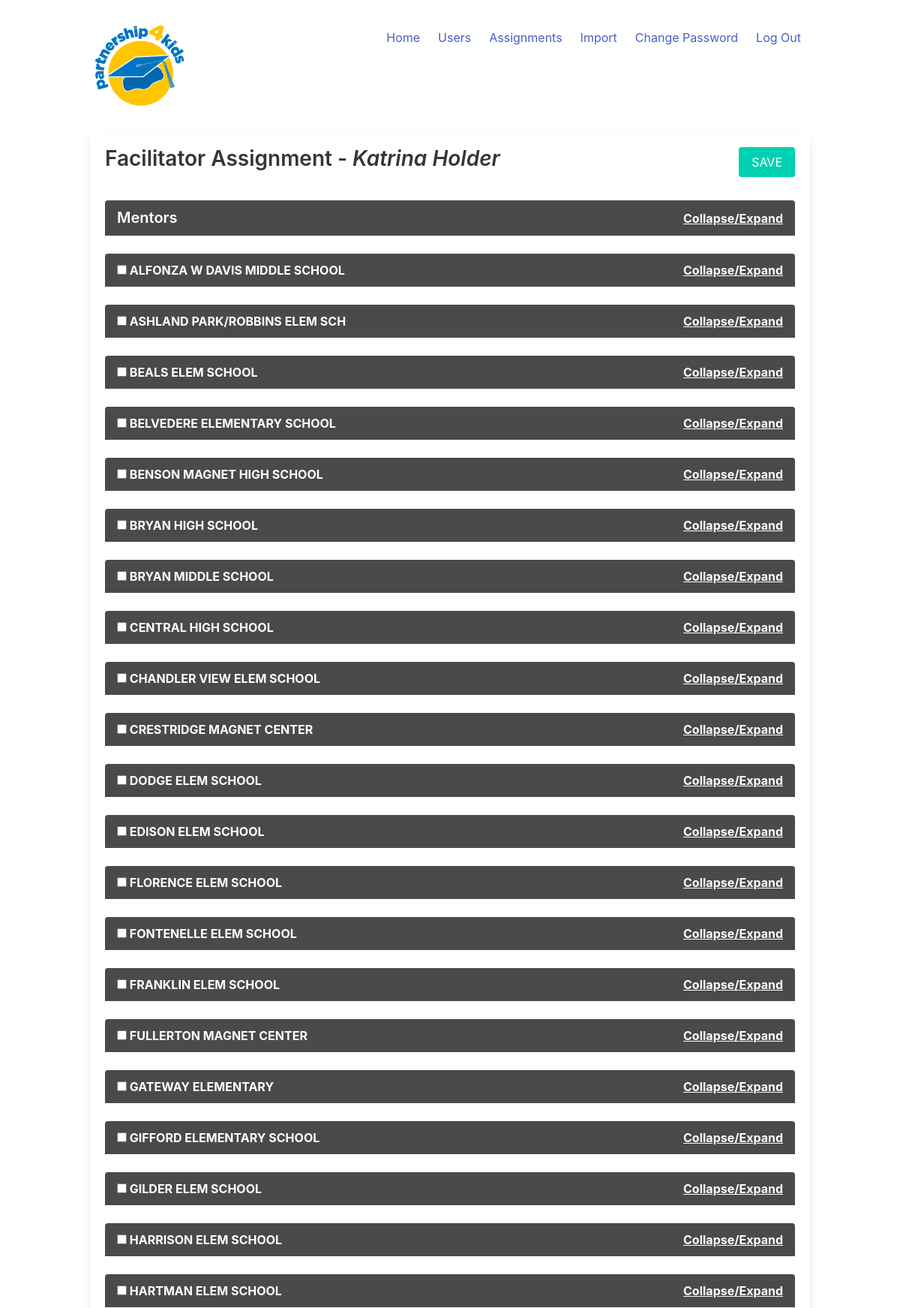
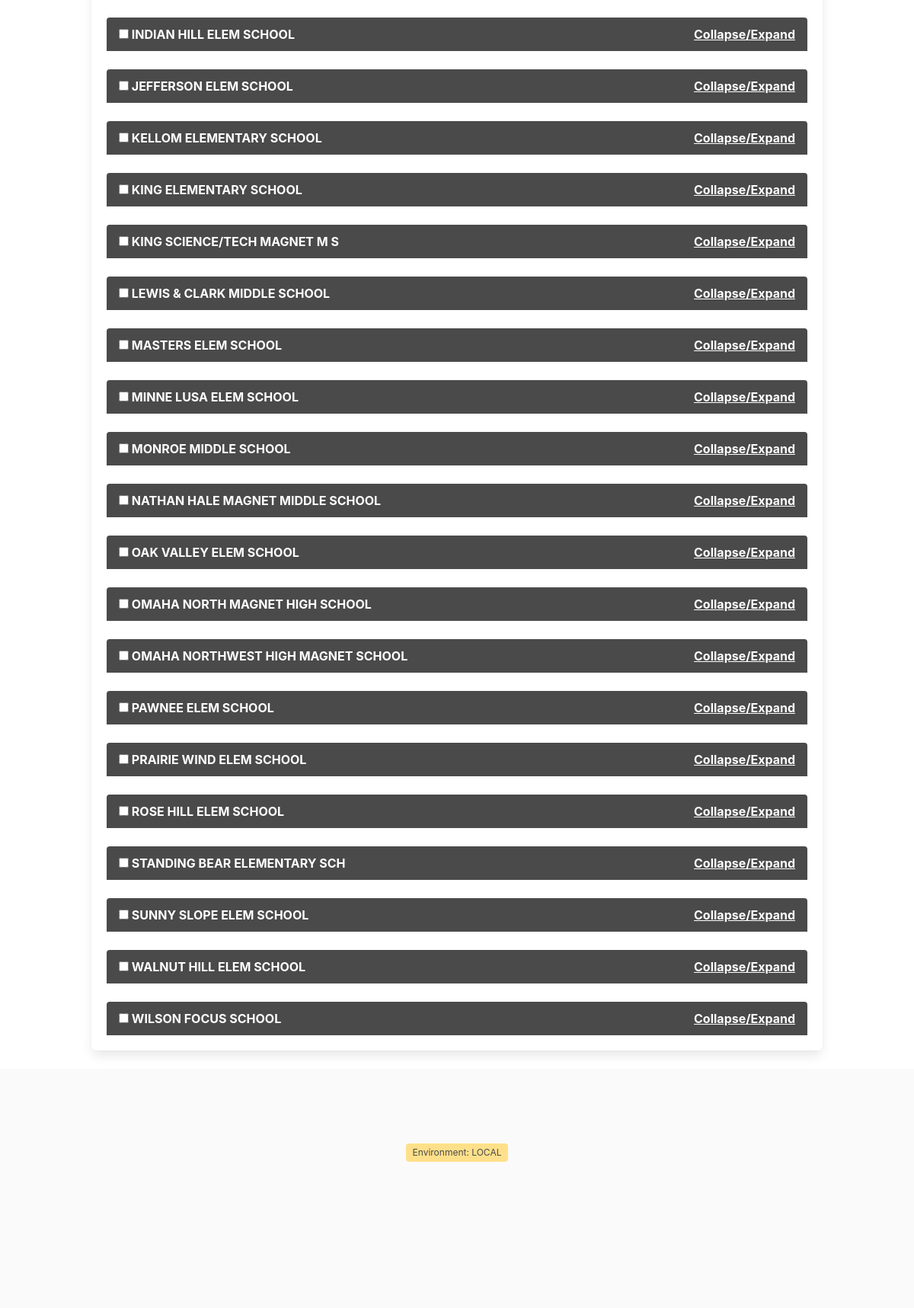
The app's page /assignments/5 (signed in) with its own data (2 pictures, top to bottom).
### attendance/models/school.py (models this page shows, shortened)
class School(models.Model):
    id = models.CharField(max_length=15, primary_key=True)
    name = models.CharField(max_length=80)
    type = models.CharField(max_length=80, null=True, blank=True)
    created_at = models.DateTimeField(auto_now_add=True)
    updated_at = models.DateTimeField(auto_now=True)

### attendance/views/assignments.py (the view, shortened to what this page needs)
# urls.py: path('assignments/<int:userid>', views.assign, name='assign'),
@user_passes_test(lambda u: u.is_superuser)
def assign(request, userid):
    targetuser = get_object_or_404(User, pk=userid)
    assignments = assignmentsFor(targetuser)
    assignable = {}
    if is_facilitator(targetuser):
        assignable['mentors'] = User.objects.filter(groups__name='Mentors')
    assignable['schools'] = School.objects.all()
    return render(request, 'attendance/assign.html', {
        'assignments': assignments,
        'targetuser': targetuser,
        'assignable': assignable,
        'is_facilitator': is_facilitator(targetuser),
        'is_mentor': is_mentor(targetuser)
    })

### attendance/templatetags/attendancetags.py (called while the page is built)
@register.simple_tag()
def version():
    last_deployed = ''
    try:
        this_host = config('HOSTING', default='LOCAL')
        if this_host == 'HEROKU':
            checkfile = path.join(settings.BASE_DIR, 'manage.py')
            if path.exists(checkfile):
                try:
                    with open(checkfile) as reader:
                        last_deployed = path.getctime(checkfile)
                        return datetime.fromtimestamp( last_deployed ).strftime('%m/%d/%Y %H:%M:%S')
                except Exception as e:
                    last_deployed = '[unable to open file]'
            else:
                last_deployed = '[check file not found]'
        else:
            last_deployed = 'Environment: ' + this_host
    except AttributeError as e:
        last_deployed = '[HOSTING not set in .env]'
    return last_deployed

@register.simple_tag(takes_context=True)
def current_view_class(context):
    classes = []
    if context.request.user.is_anonymous:
        classes.append("user-anonymous")
    if context.request.user.is_superuser:
        classes.append("user-sysadmin")
    if context.request.path == '/':
        classes.append("page-home")
    else:
        classes.append( 'page-' + context.request.path[1:].replace('/','-') )
    return " ".join(classes)

@register.simple_tag()
def isassigned(type, id, assignments, text="None"):
    if assignments.filter(type=type, tid=id).count() > 0:
        return text
    else:
        return ""

@register.filter(name='has_group')
def has_group(user, group_name):
    return user.groups.filter(name=group_name).exists()

### attendance/utility/utility.py (called while the page is built)
def is_mentor(user):
    return user.groups.filter(name='Mentors').exists()

def is_facilitator(user):
    return user.groups.filter(name='Facilitators').exists()

def assignmentsFor(user, entity=None, hierarchical=False):
    if (entity):
        results = Assignments.objects.filter(user=user).filter(type=entity).all()
    else:
        results = Assignments.objects.filter(user=user).all()
    if hierarchical:
        return buildAssignmentHierarchy(results)
    else:
        return results

### templates/attendance/assign.html (shortened to what this page needs)
{% extends "base.html" %}
{% block content %}
    <form method="post" enctype="multipart/form-data">
    <div class="columns">
        <div class="column is-four-fifths-desktop">
            <h2>{% if is_facilitator %}Facilitator {% endif %}{% if is_mentor %}Mentor {% endif %}Assignment - <em>{{ targetuser.get_full_name }}</em></h2>
        </div>
        <div class="column has-text-right-desktop">
    <button class="button is-primary">SAVE</button>
        </div>
    </div>
            {% include 'partials/assignment/assignment_widget.html' %}
       </form>
{% endblock %}

### templates/partials/assignment/assignment_widget_school.html (shortened to what this page needs)
{% load attendancetags %}
<article class="message" id="school-item-{{ school.id }}">
		<div class="message-header">
            <label>
			    <input class="schoolcheckbox" type="checkbox" name="school[]" value="{{ school.id }}" {% isassigned 'S' school.id assignments "checked" %} /> {{ school.name }}
            </label>
                <a href="#school-{{ school.id }}" data-action="collapse">Collapse/Expand</a>
		</div>
	</article>

### attendance/static/css/styles.css (style rules this page uses)
html, body { height: 100% }

### records on screen
School: name "ALFONZA W DAVIS MIDDLE SCHOOL"
School: name "ASHLAND PARK/ROBBINS ELEM SCH"
School: name "BEALS ELEM SCHOOL"
School: name "BELVEDERE ELEMENTARY SCHOOL"
School: name "BENSON MAGNET HIGH SCHOOL"
School: name "BRYAN HIGH SCHOOL"
School: name "BRYAN MIDDLE SCHOOL"
School: name "CENTRAL HIGH SCHOOL"
School: name "CHANDLER VIEW ELEM SCHOOL"
School: name "CRESTRIDGE MAGNET CENTER"
School: name "DODGE ELEM SCHOOL"
School: name "EDISON ELEM SCHOOL"
School: name "FLORENCE ELEM SCHOOL"
School: name "FONTENELLE ELEM SCHOOL"
School: name "FRANKLIN ELEM SCHOOL"
School: name "FULLERTON MAGNET CENTER"
School: name "GATEWAY ELEMENTARY"
School: name "GIFFORD ELEMENTARY SCHOOL"
School: name "GILDER ELEM SCHOOL"
School: name "HARRISON ELEM SCHOOL"
School: name "HARTMAN ELEM SCHOOL"
School: name "INDIAN HILL ELEM SCHOOL"
School: name "JEFFERSON ELEM SCHOOL"
School: name "KELLOM ELEMENTARY SCHOOL"
School: name "KING ELEMENTARY SCHOOL"
School: name "KING SCIENCE/TECH MAGNET M S"
School: name "LEWIS & CLARK MIDDLE SCHOOL"
School: name "MASTERS ELEM SCHOOL"
School: name "MINNE LUSA ELEM SCHOOL"
School: name "MONROE MIDDLE SCHOOL"
School: name "NATHAN HALE MAGNET MIDDLE SCHOOL"
School: name "OAK VALLEY ELEM SCHOOL"
School: name "OMAHA NORTH MAGNET HIGH SCHOOL"
School: name "OMAHA NORTHWEST HIGH MAGNET SCHOOL"
School: name "PAWNEE ELEM SCHOOL"
School: name "PRAIRIE WIND ELEM SCHOOL"
School: name "ROSE HILL ELEM SCHOOL"
School: name "STANDING BEAR ELEMENTARY SCH"
School: name "SUNNY SLOPE ELEM SCHOOL"
School: name "WALNUT HILL ELEM SCHOOL"
School: name "WILSON FOCUS SCHOOL"

### other values on screen
{{ targetuser.get_full_name }} "Katrina Holder"
